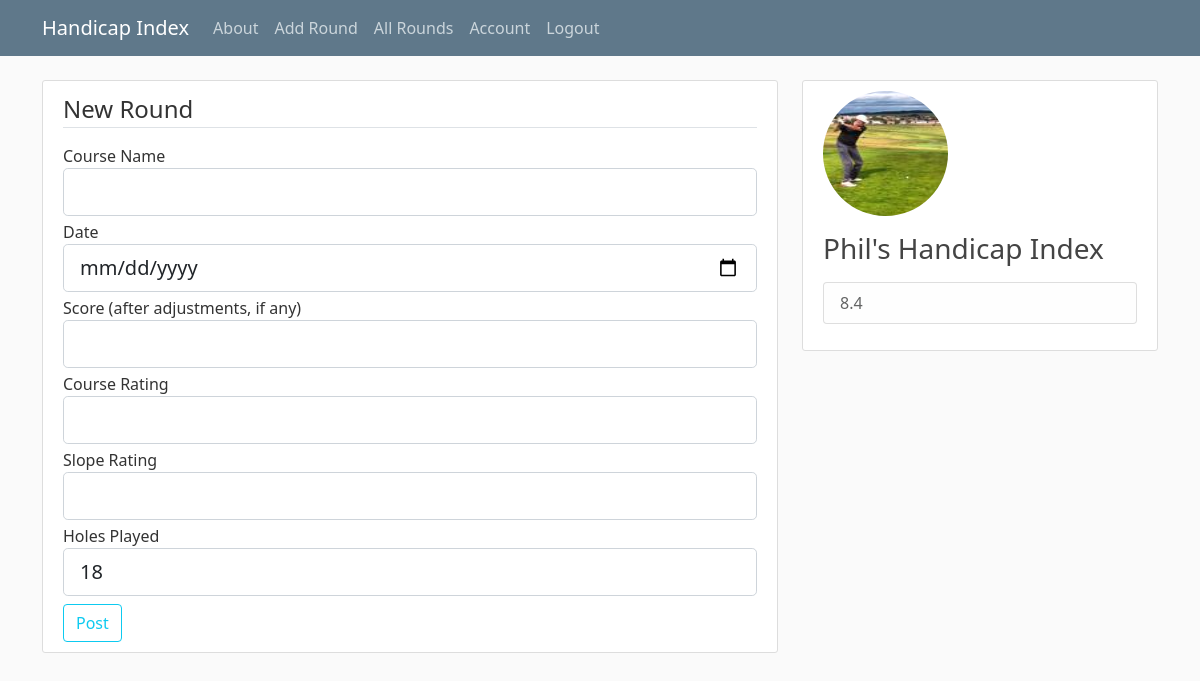
Page /score/new (signed in) on the committed database.
### handicap/models.py (models this page shows, shortened)
class User(db.Model, UserMixin):
    id: Mapped[int] = mapped_column(primary_key=True)
    name: Mapped[Optional[str]] = mapped_column(String(40))
    email: Mapped[str] = mapped_column(unique=True)
    image_file: Mapped[str] = mapped_column(String(20), default='default.jpg')
    password: Mapped[int] = mapped_column(String(60))   # Will be 60 characetr hash values
    handicap_index: Mapped[Optional[float]]
    low_handicap_index: Mapped[Optional[float]]
    low_handicap_index_date: Mapped[Optional[date]]
    scores: Mapped[List['Score']] = relationship(back_populates='shot_by', cascade='all, delete-orphan')
    indexes: Mapped[List['IndexHistory']] = relationship(back_populates='player', cascade='all, delete-orphan')
    nine_hole_scores: Mapped[List['NineHoleScore']] = relationship(back_populates='shot_by', cascade='all, delete-orphan')

### handicap/scores/routes.py (the view, shortened to what this page needs)
@scores.route('/score/new', methods=['GET', 'POST'])
@login_required
def new_score():
    form = ScoreForm(holes=18)                              # Default to 18 holes for convenience.
    current_user.handicap_index = ScoringRecord(current_user.id).handicapIndex()
    return render_template('create_score.html', title='Add Round',
                           player=current_user.name, hi=current_user.handicap_index,
                           form=form, legend='New Round')

### handicap/scores/forms.py (shortened to what this page needs)
class ScoreForm(FlaskForm):
    course = StringField('Course Name', validators=[Optional()])
    played = DateField('Date', validators=[DataRequired()], format='%Y-%m-%d')
    strokes = IntegerField('Score (after adjustments, if any)', validators=[DataRequired()])
    rating = FloatField('Course Rating', validators=[DataRequired()])
    slope = IntegerField('Slope Rating', validators=[DataRequired(), NumberRange(min=55, max=155)])
    holes = IntegerField('Holes Played', validators=[Optional(), AnyOf(values=[9, 18])])
    submit = SubmitField('Post')

### handicap/models.py (called while the page is built)
@login_manager.user_loader
def load_user(user_id):
    return User.query.get(int(user_id))

### handicap/templates/create_score.html (shortened to what this page needs)
{% extends "layout.html" %}
{% block content %}
    <div class="content-section">
        <form method="POST" action="">
            <fieldset class="form-group">
                <legend class="border-bottom mb-3">{{ legend }}</legend>
                <div class="form-group">
                    {{ form.course.label(class="form-control-label") }}
                    {% if form.course.errors %}
                    {{ form.course(class="form-control form-control-lg is-invalid") }}
                    <div class="invalid-feedback">
                        {% for error in form.course.errors %}
                            <span>{{ error }}</span>
                        {% endfor %}
                    </div>
                    {% else %}
                        {{ form.course(class="form-control form-control-lg") }}
                    {% endif  %}
                </div>
                <div class="form-group mt-1">
                    {{ form.played.label(class="form-control-label") }}
                    {% if form.played.errors %}
                    {{ form.played(class="form-control form-control-lg is-invalid") }}
                    <div class="invalid-feedback">
                        {% for error in form.played.errors %}
                        <span>{{ error }}</span>
                        {% endfor %}
                    </div>
                    {% else %}
                        {{ form.played(class="form-control form-control-lg") }}
                    {% endif  %}
                </div>
                <div class="form-group mt-1">
                    {{ form.strokes.label(class="form-control-label") }}
                    {% if form.strokes.errors %}
                    {{ form.strokes(class="form-control form-control-lg is-invalid") }}
                    <div class="invalid-feedback">
                        {% for error in form.strokes.errors %}
                            <span>{{ error }}</span>
                        {% endfor %}
                    </div>
                    {% else %}
                        {{ form.strokes(class="form-control form-control-lg") }}
                    {% endif  %}
                </div>
                <div class="form-group mt-1">
                    {{ form.rating.label(class="form-control-label") }}
                    {% if form.rating.errors %}
                    {{ form.rating(class="form-control form-control-lg is-invalid") }}
                    <div class="invalid-feedback">
                        {% for error in form.rating.errors %}
                            <span>{{ error }}</span>
                        {% endfor %}
                    </div>
                    {% else %}
                        {{ form.rating(class="form-control form-control-lg") }}
                    {% endif  %}
                </div>
                <div class="form-group mt-1">
                    {{ form.slope.label(class="form-control-label") }}
                    {% if form.slope.errors %}
                    {{ form.slope(class="form-control form-control-lg is-invalid") }}
                    <div class="invalid-feedback">
                        {% for error in form.slope.errors %}
                            <span>{{ error }}</span>
                        {% endfor %}
                    </div>
                    {% else %}
                        {{ form.slope(class="form-control form-control-lg") }}
                    {% endif  %}
                </div>
                <div class="form-group mt-1">
                    {{ form.holes.label(class="form-control-label") }}
                    {% if form.holes.errors %}
                    {{ form.holes(class="form-control form-control-lg is-invalid") }}
                    <div class="invalid-feedback">
                        {% for error in form.holes.errors %}
                            <span>{{ error }}</span>
                        {% endfor %}
                    </div>
                    {% else %}
                        {{ form.holes(class="form-control form-control-lg") }}
                    {% endif  %}
                </div>
           </fieldset>
            <div class="form-group mt-2">
                {{ form.submit(class="btn btn-outline-info") }}
            </div>
        </form>
    </div>
{% endblock content %}

### handicap/templates/layout.html (shortened to what this page needs)
<!DOCTYPE html>
<html>
    <head>
      <link rel="stylesheet" href="https://cdn.jsdelivr.net/npm/bootstrap@5.0.2/dist/css/bootstrap.min.css">
      <link rel="stylesheet" type="text/css" href="{{ url_for('static', filename='main.css') }}">
    </head>
    <body>
        <header class="site-header">
            <nav class="navbar navbar-expand-md navbar-dark bg-steel fixed-top">
              <div class="container">
                <a class="navbar-brand mr-4" href="{{ url_for('main.home') }}">Handicap Index</a>
                <div class="collapse navbar-collapse" id="navbarToggle">
                  <div class="navbar-nav mr-auto">
                    <a class="nav-item nav-link" href="{{ url_for('main.about') }}">About</a>
                  </div>
                  <div class="navbar-nav">
                    {% if current_user.is_authenticated %}
                    <a class="nav-item nav-link" href="{{ url_for('scores.new_score') }}">Add Round</a>
                    <a class="nav-item nav-link" href="{{ url_for('scores.all_scores') }}">All Rounds</a>
                    <a class="nav-item nav-link" href="{{ url_for('users.account') }}">Account</a>
                    <a class="nav-item nav-link" href="{{ url_for('users.logout') }}">Logout</a>
                    {% else %}
                      <a class="nav-item nav-link" href="{{ url_for('users.login') }}">Login</a>
                      <a class="nav-item nav-link" href="{{ url_for('users.register') }}">Register</a>
                    {% endif %}
                  </div>
                </div>
              </div>
            </nav>
        </header>
        <main role="main" class="container">
            <div class="row">
              <div class="col-md-8">
                {% block content %}{% endblock %}
              </div>
              <div class="col-md-4">
                {% if current_user.is_authenticated %}
                  <div class="content-section">
                    {% if current_user.is_active %}
                      <img class="rounded-circle account-img" src="{{ url_for('static', filename='profile_pics/' + current_user.image_file) }}">
                      <h3>{{ player }}'s Handicap Index</h3>
                    {% endif %}
                    <p class='text-muted'>
                      <ul class="list-group">
                        <li class="list-group-item list-group-item-light">{{ hi }}</li>
                      </ul>
                    </p>
                  </div>
                {% endif %}
              </div>
            </div>
        </main>
    </body>
</html>

### handicap/static/main.css (style rules this page uses)
body { background: #fafafa; color: #333333; margin-top: 5rem; }
h1, h2, h3, h4, h5, h6 { color: #444444; }
.bg-steel { background-color: #5f788a; }
.site-header .navbar-nav .nav-link { color: #cbd5db; }
.content-section { background: #ffffff; padding: 10px 20px; border: 1px solid #dddddd; border-radius: 3px; margin-bottom: 20px; }
.account-img { height: 125px; width: 125px; margin-right: 20px; margin-bottom: 16px; }

### rows in the picture
User: image_file (picture), name "Phil", handicap_index "8.4"

### other values in the picture
{{ legend }} "New Round"
